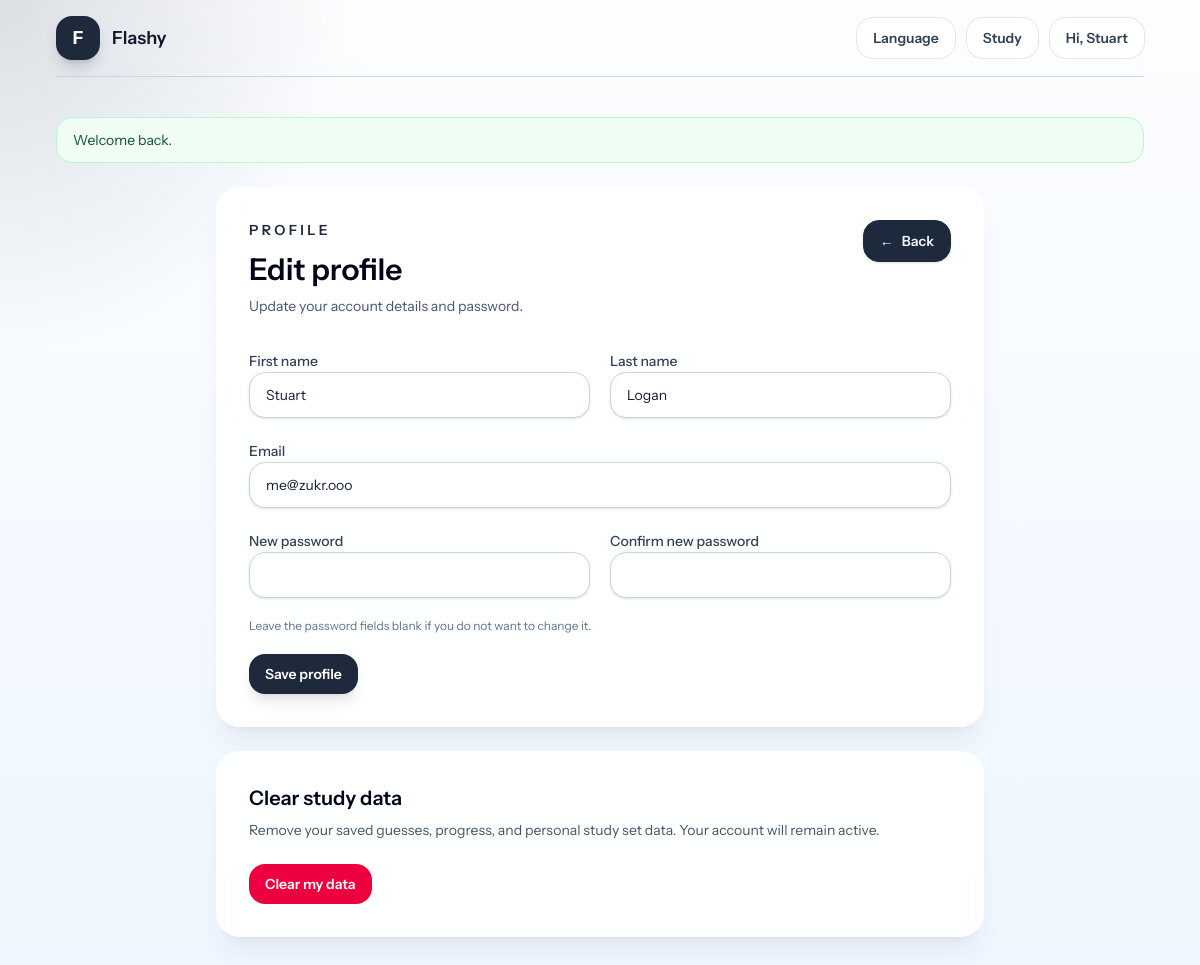
Screenshot of /profile (signed in) with the database file from the repository.
### tables this page shows
CREATE TABLE users (
                id INTEGER PRIMARY KEY AUTOINCREMENT,
                first_name TEXT NOT NULL DEFAULT "",
                last_name TEXT NOT NULL DEFAULT "",
                email TEXT NOT NULL UNIQUE,
                password_hash TEXT NOT NULL,
                is_admin INTEGER NOT NULL DEFAULT 0,
                created_at TEXT NOT NULL
            );

### app/Core/View.php (called while the page is built, shortened)
<?php
final class View
{
    public static function render(string $template, array $data = []): void
    {
        require base_path('views/layouts/app.php');
    }
}

### app/Controllers/PublicAuthController.php (called while the page is built, shortened)
<?php
final class PublicAuthController
{
    public function showProfile(): void
    {
        $this->auth->requireUser();
        $user = $this->auth->user();
        View::render('public/profile', [
            'title' => 'Edit profile',
            'user' => $user,
        ]);
    }
}

### app/Support/Auth.php (called while the page is built, shortened)
<?php
final class Auth
{
    public function user(): ?array
    {
        $userId = $_SESSION[self::USER_SESSION_KEY] ?? null;
        return $this->users->find((int) $userId);
    }
}

### app/Repositories/UserRepository.php (called while the page is built, shortened)
<?php
final class UserRepository
{
    public function find(int $id): ?array
    {
        $statement = $this->pdo->prepare('SELECT * FROM users WHERE id = :id LIMIT 1');
        $statement->execute(['id' => $id]);
        $user = $statement->fetch();
        return $user === false ? null : $user;
    }
}

### app/helpers.php (called while the page is built, shortened)
<?php
function e(string $value): string
{
    return htmlspecialchars($value, ENT_QUOTES, 'UTF-8');
}
function old(string $key, string $default = ''): string
{
    return $_SESSION['_old'][$key] ?? $default;
}

### views/public/profile.php (the view, shortened to what this page needs)
<section class="mx-auto max-w-3xl space-y-6">
    <div class="panel px-5 py-6 sm:px-8 sm:py-8">
        <div class="flex flex-col gap-4 sm:flex-row sm:items-start sm:justify-between">
            <div>
                <p class="text-sm font-semibold uppercase tracking-[0.24em] text-accent">Profile</p>
                <h1 class="mt-3 text-3xl font-semibold text-slate-950">Edit profile</h1>
                <p class="mt-2 text-sm text-slate-600">Update your account details and password.</p>
            </div>
            <a class="mb-4 inline-flex w-fit items-center gap-2 rounded-2xl border border-slate-800 bg-slate-800 px-4 py-2.5 text-sm font-semibold text-slate-100 shadow-sm" href="/">
                <span aria-hidden="true">←</span>
                <span>Back</span>
            </a>
        </div>
        <form method="post" action="/profile" class="mt-8 space-y-5">
            <div class="grid gap-5 sm:grid-cols-2">
                <div class="field">
                    <label class="label" for="first_name">First name</label>
                    <input id="first_name" name="first_name" type="text" value="<?= e(old('first_name', (string) $user['first_name'])) ?>" required>
                </div>
                <div class="field">
                    <label class="label" for="last_name">Last name</label>
                    <input id="last_name" name="last_name" type="text" value="<?= e(old('last_name', (string) $user['last_name'])) ?>" required>
                </div>
            </div>
            <div class="field">
                <label class="label" for="email">Email</label>
                <input id="email" name="email" type="email" value="<?= e(old('email', (string) $user['email'])) ?>" required>
            </div>
            <div class="grid gap-5 sm:grid-cols-2">
                <div class="field">
                    <label class="label" for="password">New password</label>
                    <input id="password" name="password" type="password" autocomplete="new-password">
                </div>
                <div class="field">
                    <label class="label" for="password_confirm">Confirm new password</label>
                    <input id="password_confirm" name="password_confirm" type="password" autocomplete="new-password">
                </div>
            </div>
            <p class="text-xs text-slate-500">Leave the password fields blank if you do not want to change it.</p>
            <button class="btn-primary w-full justify-center sm:w-auto" type="submit">Save profile</button>
        </form>
    </div>
    <div class="panel px-5 py-6 sm:px-8 sm:py-8">
        <h2 class="text-xl font-semibold text-slate-950">Clear study data</h2>
        <p class="mt-2 text-sm text-slate-600">
            Remove your saved guesses, progress, and personal study set data. Your account will remain active.
        </p>
        <form method="post" action="/profile/clear-data" class="mt-6">
            <button class="btn-danger w-full justify-center sm:w-auto" type="submit">Clear my data</button>
        </form>
    </div>
</section>

### rows the page displays
users: first_name "Stuart", last_name "Logan", email "me@zukr.ooo"

### other values shown
$userFirstName !== '' ? 'Hi, ' . $userFirstName : (string)$userEmail "Hi, Stuart"
$flash['message'] "Welcome back."
